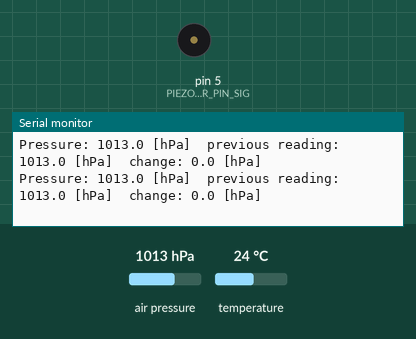
Recording of a sketch running on a simulated Arduino Uno, built with avr-gcc and run on an emulated ATmega328P. Parts: buzzer (waves = sounding), the last lines printed to the serial monitor. Wiring (inferred from the names in the program): BMP180 pressure sensor at I2C address 0x77. The inputs (shaded band) are chosen by the test bench; at power-on: air pressure 1013 hPa, temperature 24 °C.

Above: at 1.2 s.
1.3 s: air pressure set to 1025 hPa
At 2.7 s:
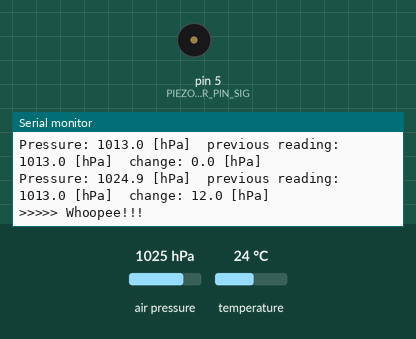
3.6 s: air pressure set to 952 hPa
At 3.6 s:
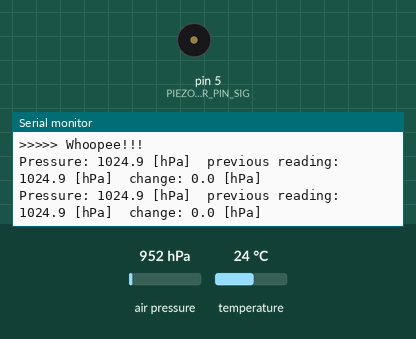
6.7 s: temperature set to 28 °C
At 7.1 s:
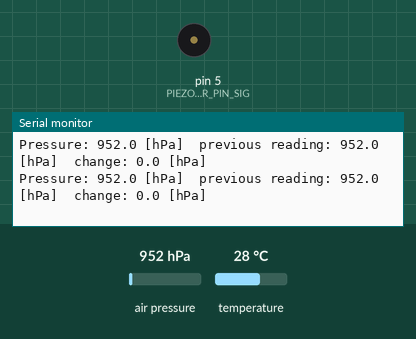
Timing chart, 0 to 9.7 s (numbered marks = the images above; inputs shaded):
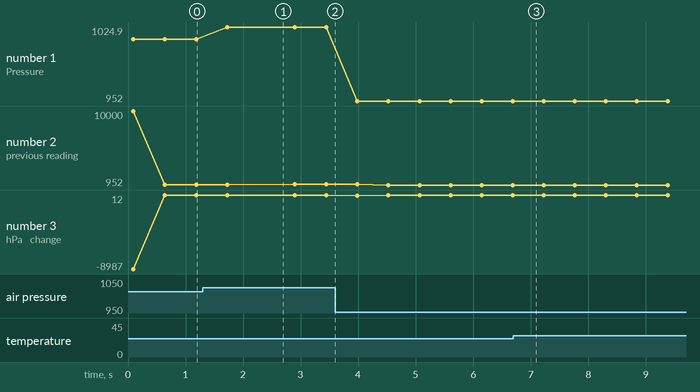

Measured:
- after the input at 1.3 s, the serial monitor: prints a new line after 0.42 s (image 1)
- plotted number 1: 1013 → 1024.9 after the input at 1.3 s, 1024.9 → 952 after the input at 3.6 s
- plotted number 2: 1013 → 1024.9 after the input at 1.3 s, 1024.9 → 952 after the input at 3.6 s

The sketch:

ARCS.ino
```cpp
// Include Libraries
#include "Arduino.h"
#include "SFE_BMP180.h"
#include "PiezoSpeaker.h"

// Pin Definitions
#define PIEZOSPEAKER_PIN_SIG  5

// Global variables and defines
unsigned int piezoSpeakerWhoopeeLength          = 12; // amount of notes in melody
unsigned int piezoSpeakerWhoopeeMelody[]        = {NOTE_C7, NOTE_E7, NOTE_G7, NOTE_C7, NOTE_G7, NOTE_C8, NOTE_C7, NOTE_E7, NOTE_G7, NOTE_C7, NOTE_G7, NOTE_C8}; // list of notes. List length must match WhoopeeLength!
unsigned int piezoSpeakerWhoopeeNoteDurations[] = {800    , 800    , 800    , 400    , 800    , 400    , 800    , 800    , 800    , 400    , 800    , 400}; // note durations; 4 = quarter note, 8 = eighth note, etc. List length must match WhoopeeLength!

// Constructors
SFE_BMP180 bmp180;
PiezoSpeaker piezoSpeaker(PIEZOSPEAKER_PIN_SIG);

// define vars for pressure reading and trigger
#define PRESSURE_SENSITIVITY 5 // define pressure increment value to trigger sound (mb)
double previousBmp180Pressure = 10000;

/* This code sets up the essentials for your circuit to work. It runs first every time your circuit is powered with electricity. */
void setup() {
  // Setup Serial which is useful for debugging
  Serial.begin(9600);
  Serial.println("start");

  //Initialize I2C device
  bmp180.begin();
}

/* This code is the main logic of your circuit. It defines the interaction between the components you selected. After setup, it runs over and over again, in an eternal loop. */
void loop() {
  // BMP180
  // Read pressure from barometric sensor
  double bmp180Pressure = bmp180.getPressure();
  Serial.print(F("Pressure: ")); Serial.print(bmp180Pressure, 1); Serial.print(F(" [hPa]"));
  Serial.print(F("\tprevious reading: ")); Serial.print(previousBmp180Pressure, 1); Serial.print(F(" [hPa]"));

  // Determine pressure change to previous reading
  double bmp180PressureChange = bmp180Pressure - previousBmp180Pressure;
  Serial.print(F("\tchange: ")); Serial.print(bmp180PressureChange, 1); Serial.println(F(" [hPa]"));
  previousBmp180Pressure = bmp180Pressure;

  // If pressure has been increased by more then PRESSURE_SENSITIVITY hPa ...
  if ( bmp180PressureChange >= PRESSURE_SENSITIVITY ) {
    Serial.println(F(">>>>> Whoopee!!!"));
    // The PiezoSpeaker will play the Whoopee tune
    piezoSpeaker.playMelody(piezoSpeakerWhoopeeLength, piezoSpeakerWhoopeeMelody, piezoSpeakerWhoopeeNoteDurations);
  }

  delay(500);
}

/*******************************************************

     Circuito.io is an automatic generator of schematics and code for off
     the shelf hardware combinations.

     Copyright (C) 2016 Roboplan Technologies Ltd.

     This program is free software: you can redistribute it and/or modify
     it under the terms of the GNU General Public License as published by
     the Free Software Foundation, either version 3 of the License, or
     (at your option) any later version.

     This program is distributed in the hope that it will be useful,
     but WITHOUT ANY WARRANTY; without even the implied warranty of
     MERCHANTABILITY or FITNESS FOR A PARTICULAR PURPOSE.  See the
     GNU General Public License for more details.

     You should have received a copy of the GNU General Public License
     along with this program.  If not, see <http://www.gnu.org/licenses/>.

     In addition, and without limitation, to the disclaimers of warranties
     stated above and in the GNU General Public License version 3 (or any
     later version), Roboplan Technologies Ltd. ("Roboplan") offers this
     program subject to the following warranty disclaimers and by using
     this program you acknowledge and agree to the following:
     THIS PROGRAM IS PROVIDED ON AN "AS IS" AND "AS AVAILABLE" BASIS, AND
     WITHOUT WARRANTIES OF ANY KIND EITHER EXPRESS OR IMPLIED.  ROBOPLAN
     HEREBY DISCLAIMS ALL WARRANTIES, EXPRESS OR IMPLIED, INCLUDING BUT
     NOT LIMITED TO IMPLIED WARRANTIES OF MERCHANTABILITY, TITLE, FITNESS
     FOR A PARTICULAR PURPOSE, NON-INFRINGEMENT, AND THOSE ARISING BY
     STATUTE OR FROM A COURSE OF DEALING OR USAGE OF TRADE.
     YOUR RELIANCE ON, OR USE OF THIS PROGRAM IS AT YOUR SOLE RISK.
     ROBOPLAN DOES NOT GUARANTEE THAT THE PROGRAM WILL BE FREE OF, OR NOT
     SUSCEPTIBLE TO, BUGS, SECURITY BREACHES, OR VIRUSES. ROBOPLAN DOES
     NOT WARRANT THAT YOUR USE OF THE PROGRAM, INCLUDING PURSUANT TO
     SCHEMATICS, INSTRUCTIONS OR RECOMMENDATIONS OF ROBOPLAN, WILL BE SAFE
     FOR PERSONAL USE OR FOR PRODUCTION OR COMMERCIAL USE, WILL NOT
     VIOLATE ANY THIRD PARTY RIGHTS, WILL PROVIDE THE INTENDED OR DESIRED
     RESULTS, OR OPERATE AS YOU INTENDED OR AS MAY BE INDICATED BY ROBOPLAN.
     YOU HEREBY WAIVE, AGREE NOT TO ASSERT AGAINST, AND RELEASE ROBOPLAN,
     ITS LICENSORS AND AFFILIATES FROM, ANY CLAIMS IN CONNECTION WITH ANY OF
     THE ABOVE.
********************************************************/
```

PiezoSpeaker.cpp
```cpp
#include "PiezoSpeaker.h"

PiezoSpeaker::PiezoSpeaker(int pin) : Speaker(pin){

}
```

PiezoSpeaker.h
```cpp
#ifndef PiezoSpeaker_H
#define PiezoSpeaker_H

#include "Speaker.h"

class PiezoSpeaker : public Speaker  {
  public:
    PiezoSpeaker(const int pin);
};


#endif //PiezoSpeaker_H
```

SFE_BMP180.cpp
```cpp
// (licence header left out)
#include "SFE_BMP180.h"
#include <Wire.h>
#include <stdio.h>
#include <math.h>


SFE_BMP180::SFE_BMP180()
// Base library type
{
}

/**
 * Initialize library for subsequent pressure measurements
 */
char SFE_BMP180::begin()

{
	double c3,c4,b1;

	// Start up the Arduino's "wire" (I2C) library:

	Wire.begin();

	// The BMP180 includes factory calibration data stored on the device.
	// Each device has different numbers, these must be retrieved and
	// used in the calculations when taking pressure measurements.

	// Retrieve calibration data from device:

	if (readInt(0xAA,AC1) &&
		readInt(0xAC,AC2) &&
		readInt(0xAE,AC3) &&
		readUInt(0xB0,AC4) &&
		readUInt(0xB2,AC5) &&
		readUInt(0xB4,AC6) &&
		readInt(0xB6,VB1) &&
		readInt(0xB8,VB2) &&
		readInt(0xBA,MB) &&
		readInt(0xBC,MC) &&
		readInt(0xBE,MD))
	{

		// All reads completed successfully!

		// If you need to check your math using known numbers,
		// you can uncomment one of these examples.
		// (The correct results are commented in the below functions.)

		// Example from Bosch datasheet
		// AC1 = 408; AC2 = -72; AC3 = -14383; AC4 = 32741; AC5 = 32757; AC6 = 23153;
		// B1 = 6190; B2 = 4; MB = -32768; MC = -8711; MD = 2868;

		// Example from http://wmrx00.sourceforge.net/Arduino/BMP180-Calcs.pdf
		// AC1 = 7911; AC2 = -934; AC3 = -14306; AC4 = 31567; AC5 = 25671; AC6 = 18974;
		// VB1 = 5498; VB2 = 46; MB = -32768; MC = -11075; MD = 2432;

		/*
		Serial.print("AC1: "); Serial.println(AC1);
		Serial.print("AC2: "); Serial.println(AC2);
		Serial.print("AC3: "); Serial.println(AC3);
		Serial.print("AC4: "); Serial.println(AC4);
		Serial.print("AC5: "); Serial.println(AC5);
		Serial.print("AC6: "); Serial.println(AC6);
		Serial.print("VB1: "); Serial.println(VB1);
		Serial.print("VB2: "); Serial.println(VB2);
		Serial.print("MB: "); Serial.println(MB);
		Serial.print("MC: "); Serial.println(MC);
		Serial.print("MD: "); Serial.println(MD);
		*/

		// Compute floating-point polynominals:

		c3 = 160.0 * pow(2,-15) * AC3;
		c4 = pow(10,-3) * pow(2,-15) * AC4;
		b1 = pow(160,2) * pow(2,-30) * VB1;
		c5 = (pow(2,-15) / 160) * AC5;
		c6 = AC6;
		mc = (pow(2,11) / pow(160,2)) * MC;
		md = MD / 160.0;
		x0 = AC1;
		x1 = 160.0 * pow(2,-13) * AC2;
		x2 = pow(160,2) * pow(2,-25) * VB2;
		y0 = c4 * pow(2,15);
		y1 = c4 * c3;
		y2 = c4 * b1;
		p0 = (3791.0 - 8.0) / 1600.0;
		p1 = 1.0 - 7357.0 * pow(2,-20);
		p2 = 3038.0 * 100.0 * pow(2,-36);

		/*
		Serial.println();
		Serial.print("c3: "); Serial.println(c3);
		Serial.print("c4: "); Serial.println(c4);
		Serial.print("c5: "); Serial.println(c5);
		Serial.print("c6: "); Serial.println(c6);
		Serial.print("b1: "); Serial.println(b1);
		Serial.print("mc: "); Serial.println(mc);
		Serial.print("md: "); Serial.println(md);
		Serial.print("x0: "); Serial.println(x0);
		Serial.print("x1: "); Serial.println(x1);
		Serial.print("x2: "); Serial.println(x2);
		Serial.print("y0: "); Serial.println(y0);
		Serial.print("y1: "); Serial.println(y1);
		Serial.print("y2: "); Serial.println(y2);
		Serial.print("p0: "); Serial.println(p0);
		Serial.print("p1: "); Serial.println(p1);
		Serial.print("p2: "); Serial.println(p2);
		*/

		// Success!
     baseline = getPressure();
    Serial.println(F("BMP180 init success"));
    Serial.print(F("baseline pressure: "));
    Serial.print(baseline);
    Serial.println(F(" mb"));
		return(1);
	}
	else
	{
    // Oops, something went wrong, this is usually a connection problem,
    Serial.println(F("BMP180 init fail (disconnected?)\n\n"));
    while(1); // Pause forever.
	}
}


char SFE_BMP180::readInt(char address, int16_t &value)
// Read a signed integer (two bytes) from device
// address: register to start reading (plus subsequent register)
// value: external variable to store data (function modifies value)
{
	unsigned char data[2];

	data[0] = address;
	if (readBytes(data,2))
	{
		value = (int16_t)((data[0]<<8)|data[1]);
		//if (*value & 0x8000) *value |= 0xFFFF0000; // sign extend if negative
		return(1);
	}
	value = 0;
	return(0);
}


char SFE_BMP180::readUInt(char address, uint16_t &value)
// Read an unsigned integer (two bytes) from device
// address: register to start reading (plus subsequent register)
// value: external variable to store data (function modifies value)
{
	unsigned char data[2];

	data[0] = address;
	if (readBytes(data,2))
	{
		value = (((uint16_t)data[0]<<8)|(uint16_t)data[1]);
		return(1);
	}
	value = 0;
	return(0);
}


char SFE_BMP180::readBytes(unsigned char *values, char length)
// Read an array of bytes from device
// values: external array to hold data. Put starting register in values[0].
// length: number of bytes to read
{
	char x;

	Wire.beginTransmission(BMP180_ADDR);
	Wire.write(values[0]);
	_error = Wire.endTransmission();
	if (_error == 0)
	{
		Wire.requestFrom(BMP180_ADDR,length);
		while(Wire.available() != length) ; // wait until bytes are ready
		for(x=0;x<length;x++)
		{
			values[x] = Wire.read();
		}
		return(1);
	}
	return(0);
}


char SFE_BMP180::writeBytes(unsigned char *values, char length)
// Write an array of bytes to device
// values: external array of data to write. Put starting register in values[0].
// length: number of bytes to write
{
	char x;

	Wire.beginTransmission(BMP180_ADDR);
	Wire.write(values,length);
	_error = Wire.endTransmission();
	if (_error == 0)
		return(1);
	else
		return(0);
}


char SFE_BMP180::startTemperature(void)
// Begin a temperature reading.
// Will return delay in ms to wait, or 0 if I2C error
{
	unsigned char data[2], result;

	data[0] = BMP180_REG_CONTROL;
	data[1] = BMP180_COMMAND_TEMPERATURE;
	result = writeBytes(data, 2);
	if (result) // good write?
		return(5); // return the delay in ms (rounded up) to wait before retrieving data
	else
		return(0); // or return 0 if there was a problem communicating with the BMP
}

double SFE_BMP180::getTemperatureC()
{
  delay(startTemperature());
  double T;
  getTemperature(T);
  return T;
}

double SFE_BMP180::getTemperatureF()
{
  return  getTemperatureC() * 1.8 + 32;
}


char SFE_BMP180::getTemperature(double &T)
// Retrieve a previously-started temperature reading.
// Requires begin() to be called once prior to retrieve calibration parameters.
// Requires startTemperature() to have been called prior and sufficient time elapsed.
// T: external variable to hold result.
// Returns 1 if successful, 0 if I2C error.
{

	unsigned char data[2];
	char result;
	double tu, a;

	data[0] = BMP180_REG_RESULT;

	result = readBytes(data, 2);
	if (result) // good read, calculate temperature
	{
		tu = (data[0] * 256.0) + data[1];

		//example from Bosch datasheet
		//tu = 27898;

		//example from http://wmrx00.sourceforge.net/Arduino/BMP085-Calcs.pdf
		//tu = 0x69EC;

		a = c5 * (tu - c6);
		T = a + (mc / (a + md));

		/*
		Serial.println();
		Serial.print("tu: "); Serial.println(tu);
		Serial.print("a: "); Serial.println(a);
		Serial.print("T: "); Serial.println(*T);
		*/
	}
	return(result);
}


char SFE_BMP180::startPressure(char oversampling)
// Begin a pressure reading.
// Oversampling: 0 to 3, higher numbers are slower, higher-res outputs.
// Will return delay in ms to wait, or 0 if I2C error.
{
	unsigned char data[2], result, delay;

	data[0] = BMP180_REG_CONTROL;

	switch (oversampling)
	{
		case 0:
			data[1] = BMP180_COMMAND_PRESSURE0;
			delay = 5;
		break;
		case 1:
			data[1] = BMP180_COMMAND_PRESSURE1;
			delay = 8;
		break;
		case 2:
			data[1] = BMP180_COMMAND_PRESSURE2;
			delay = 14;
		break;
		case 3:
			data[1] = BMP180_COMMAND_PRESSURE3;
			delay = 26;
		break;
		default:
			data[1] = BMP180_COMMAND_PRESSURE0;
			delay = 5;
		break;
	}
	result = writeBytes(data, 2);
	if (result) // good write?
		return(delay); // return the delay in ms (rounded up) to wait before retrieving data
	else
		return(0); // or return 0 if there was a problem communicating with the BMP
}


double SFE_BMP180::getPressure()
{
  char status;
  double T,P,p0,a;

  // You must first get a temperature measurement to perform a pressure reading.

  // Start a temperature measurement:
  // If request is successful, the number of ms to wait is returned.
  // If request is unsuccessful, 0 is returned.

  status = startTemperature();
  if (status != 0)
  {
    // Wait for the measurement to complete:

    delay(status);

    // Retrieve the completed temperature measurement:
    // Note that the measurement is stored in the variable T.
    // Use '&T' to provide the address of T to the function.
    // Function returns 1 if successful, 0 if failure.

    status = getTemperature(T);
    if (status != 0)
    {
      // Start a pressure measurement:
      // The parameter is the oversampling setting, from 0 to 3 (highest res, longest wait).
      // If request is successful, the number of ms to wait is returned.
      // If request is unsuccessful, 0 is returned.

      status = startPressure(3);
      if (status != 0)
      {
        // Wait for the measurement to complete:
        delay(status);

        // Retrieve the completed pressure measurement:
        // Note that the measurement is stored in the variable P.
        // Use '&P' to provide the address of P.
        // Note also that the function requires the previous temperature measurement (T).
        // (If temperature is stable, you can do one temperature measurement for a number of pressure measurements.)
        // Function returns 1 if successful, 0 if failure.

        status = getPressure(P,T);
        if (status != 0)
        {
          return(P);
        }
        else Serial.println(F("error retrieving pressure measurement\n"));
      }
      else Serial.println(F("error starting pressure measurement\n"));
    }
    else Serial.println(F("error retrieving temperature measurement\n"));
  }
  else Serial.println(F("error starting temperature measurement\n"));
}


char SFE_BMP180::getPressure(double &P, double &T)
// Retrieve a previously started pressure reading, calculate abolute pressure in mbars.
// Requires begin() to be called once prior to retrieve calibration parameters.
// Requires startPressure() to have been called prior and sufficient time elapsed.
// Requires recent temperature reading to accurately calculate pressure.

// P: external variable to hold pressure.
// T: previously-calculated temperature.
// Returns 1 for success, 0 for I2C error.

// Note that calculated pressure value is absolute mbars, to compensate for altitude call sealevel().
{
	unsigned char data[3];
	char result;
	double pu,s,x,y,z;

	data[0] = BMP180_REG_RESULT;

	result = readBytes(data, 3);
	if (result) // good read, calculate pressure
	{
		pu = (data[0] * 256.0) + data[1] + (data[2]/256.0);

		//example from Bosch datasheet
		//pu = 23843;

		//example from http://wmrx00.sourceforge.net/Arduino/BMP085-Calcs.pdf, pu = 0x982FC0;
		//pu = (0x98 * 256.0) + 0x2F + (0xC0/256.0);

		s = T - 25.0;
		x = (x2 * pow(s,2)) + (x1 * s) + x0;
		y = (y2 * pow(s,2)) + (y1 * s) + y0;
		z = (pu - x) / y;
		P = (p2 * pow(z,2)) + (p1 * z) + p0;

		/*
		Serial.println();
		Serial.print("pu: "); Serial.println(pu);
		Serial.print("T: "); Serial.println(*T);
		Serial.print("s: "); Serial.println(s);
		Serial.print("x: "); Serial.println(x);
		Serial.print("y: "); Serial.println(y);
		Serial.print("z: "); Serial.println(z);
		Serial.print("P: "); Serial.println(*P);
		*/
	}
	return(result);
}


double SFE_BMP180::sealevel(double P, double A)
// Given a pressure P (mb) taken at a specific altitude (meters),
// return the equivalent pressure (mb) at sea level.
// This produces pressure readings that can be used for weather measurements.
{
	return(P/pow(1-(A/44330.0),5.255));
}


double SFE_BMP180::altitude()//double P)//, double P0)
// Given a pressure measurement P (mb) and the pressure at a baseline P0 (mb),
// return altitude (meters) above baseline.
{

	return(44330.0*(1-pow(getPressure()/baseline,1/5.255)));
}


char SFE_BMP180::getError(void)
	// If any library command fails, you can retrieve an extended
	// error code using this command. Errors are from the wire library:
	// 0 = Success
	// 1 = Data too long to fit in transmit buffer
	// 2 = Received NACK on transmit of address
	// 3 = Received NACK on transmit of data
	// 4 = Other error
{
	return(_error);
}
```

Speaker.cpp
```cpp
#include "Speaker.h"
#include "TimerFreeTone.h"

#include <Arduino.h>

// Constructor :
Speaker::Speaker(const int pin) : m_pin(pin)
{

}

void Speaker::tone(unsigned long frequency, unsigned int duration)
{
    TimerFreeTone(m_pin, frequency, duration);
}

void Speaker::playMelody(unsigned int len, unsigned int *melody, unsigned int *noteDurations)
{
  // Based on https://www.arduino.cc/en/Tutorial/toneMelody
  for (int thisNote = 0; thisNote < len; thisNote++) {

	TimerFreeTone(m_pin, melody[thisNote], 1000 / noteDurations[thisNote]);
	delay(50);
  }
}
```

Source omitted: SFE_BMP180.h (4339 bytes), Speaker.h (2944 bytes)
